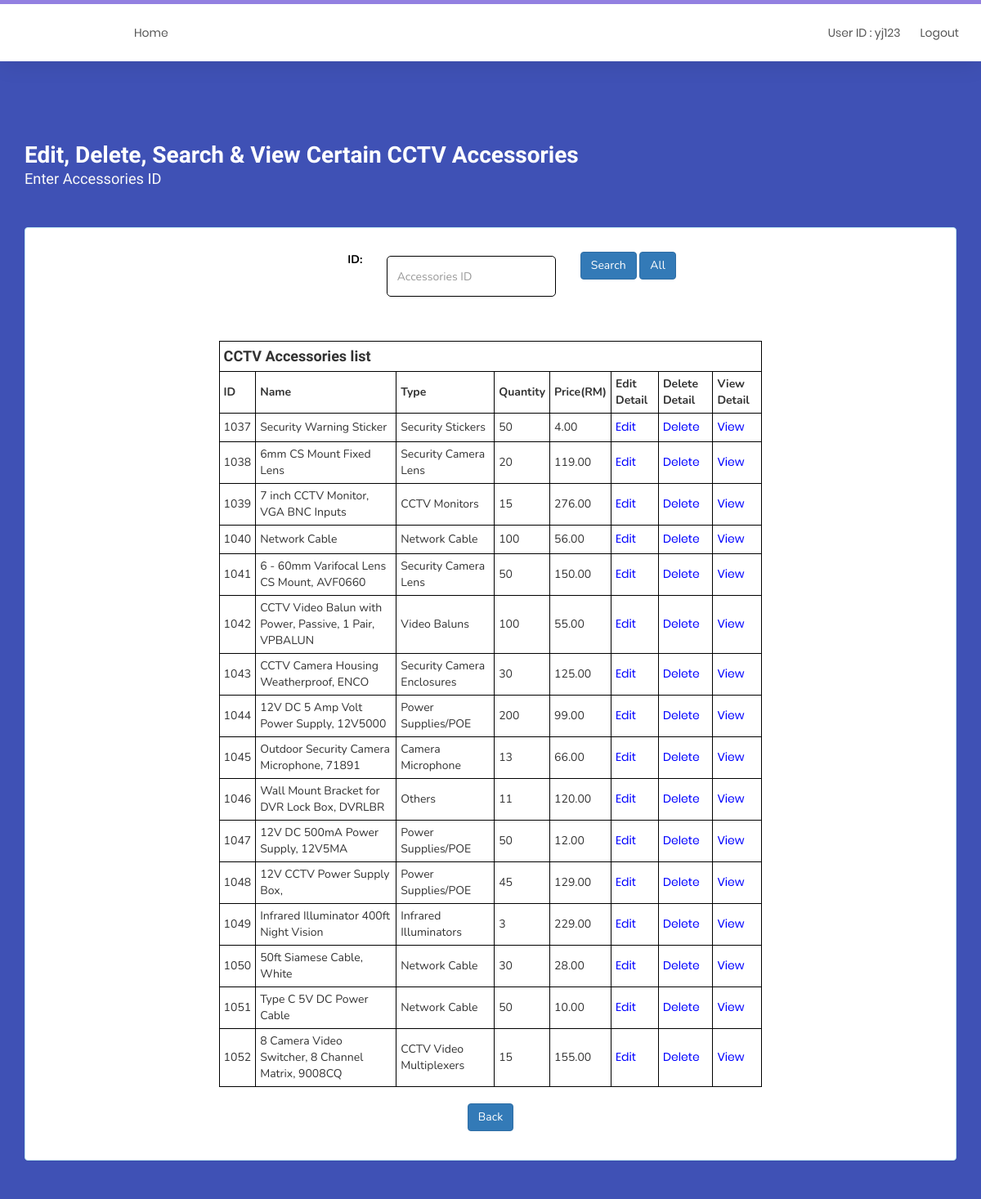
The app's page /searchProduct.php (signed in) with its own data.
### tables this page shows
CREATE TABLE `products` (
  `pid` int(10) NOT NULL COMMENT '1001,1',
  `productName` varchar(100) NOT NULL,
  `type` varchar(50) NOT NULL,
  `quantity` int(5) NOT NULL,
  `price` decimal(5,2) NOT NULL,
  `IMG` longblob NOT NULL
);

### searchProduct.php (the view, shortened to what this page needs)
<?php
	require_once 'header.php';
?>
<?php
if(isset($_POST['search']))
{
    $valueToSearch = $_POST['valueToSearch'];
    $query = "SELECT * FROM `products` WHERE pid = '$valueToSearch'";
    $search_result = filterTable($query);
}else if(isset($_POST['all']))
{
    $query = "SELECT * FROM `products`";
    $search_result = filterTable($query);
}
else {
    $query = "SELECT * FROM `products`";
    $search_result = filterTable($query);
}
function filterTable($query)
{
    $connect = mysqli_connect("localhost", "root", "", "web engineering");
    $filter_Result = mysqli_query($connect, $query);
    return $filter_Result;
}
?>
<!DOCTYPE html>
<html>
<head>
</head>
<body>
<body>
	<section id="product">
        <div class="container">
			<div class="section-title">
				<h2>Edit, Delete, Search & View Certain CCTV Accessories<small>Enter Accessories ID</small></h2>
			</div>
            <br>
			<div class="panel panel-info">
				<div class="panel-body">
					<div class="row">
						<div class="col-md-6 col-md-offset-4">
							<form class="form-horizontal" action="searchProduct.php" method="POST" id="product-form">
								<div class="form-group row">
								<label for="productName" class="col-sm-1 col-form-label">ID: </label>
									<div class="col-sm-5">
										<input type="text" class="form-control" name="valueToSearch" placeholder="Accessories ID">
									</div>
									<div class="col-sm-6">
										<button type="submit" name="search" class="btn btn-primary">Search</button>
										<button type="submit" name="all" class="btn btn-primary">All</button>
									</div>
								</div>
							</form>
						</div>
					</div>
					<div align="center">
					<br>
					<table align="center" style="width:60%">
					<tr>
						<th colspan="8"><h4>CCTV Accessories list</h4></th>
					</tr>
					<t>
						<th>ID</th>
						<th>Name</th>
						<th>Type</th>
						<th>Quantity</th>
						<th>Price(RM)</th>
						<th>Edit Detail</th>
						<th>Delete Detail</th>
						<th>View Detail</th>
					</t>
					<?php
						while($rows = mysqli_fetch_array($search_result)):
					?>
					<tr>
						<td><?php echo $rows['pid']; ?></td>
						<td><?php echo $rows['productName']; ?></td>
						<td><?php echo $rows['type']; ?></td>
						<td><?php echo $rows['quantity']; ?></td>
						<td><?php echo $rows['price']; ?></td>
						<td><a href="editProductDetail.php?AccessoriesID=<?php echo $rows['pid']; ?>">Edit</a></td>
						<td><a href="deleteProductDetail.php?AccessoriesID=<?php echo $rows['pid']; ?>">Delete</a></td>
						<td><a href="viewProductDetail.php?AccessoriesID=<?php echo $rows['pid']; ?>">View</a></td>
					</tr>
					<?php
						endwhile;
					?>
					</table>
					<br>
					<button class="btn btn-primary" onClick="window.location.href='homepage.php';">Back</button>
					<br><br>
					</div>
				</div>
			</div>
        </div>
    </section>
</body>
</html>

### header.php (shortened to what this page needs)
<!DOCTYPE html>
<html lang="en">
<head>
    <link rel="stylesheet" href="css/bootstrap.min.css">
    <link rel="stylesheet" href="css/font-awesome.min.css">
    <link rel="stylesheet" href="css/owl.carousel.css">
	<link rel="stylesheet" type="text/css" href="fonts/font-awesome-4.7.0/css/font-awesome.min.css">
	<link rel="stylesheet" type="text/css" href="vendor/animate/animate.css">
	<link rel="stylesheet" type="text/css" href="vendor/css-hamburgers/hamburgers.min.css">
	<link rel="stylesheet" type="text/css" href="vendor/select2/select2.min.css">
	<link rel="stylesheet" type="text/css" href="css/util.css">
	<link rel="stylesheet" type="text/css" href="css/main.css">
</head>
    <link rel="stylesheet" href="css/templatemo-style.css">
</head>
<body data-spy="scroll" data-target=".navbar-collapse" data-offset="50">
     <section class="navbar custom-navbar navbar-fixed-top" role="navigation">
          <div class="container">
               <div class="collapse navbar-collapse">
                    <ul class="nav navbar-nav navbar-nav-first">
                         <li><a href="homepage.php" class="smoothScroll">Home</a></li>
                    </ul>
                    <ul class="nav navbar-nav navbar-right">
                         <li><a > User ID : <?php print($_SESSION['userID']) ?></a></li>
						 <li><a href="logout.php"> Logout</a></li>
                    </ul>
               </div>
          </div>
     </section>
</body>

### css/main.css (style rules this page uses)
* { margin: 0px; padding: 0px; box-sizing: border-box; }
body, html { height: 100%; font-family: Poppins-Regular, sans-serif; }
a { font-family: Poppins-Regular; font-size: 14px; line-height: 1.7; color: #666666; margin: 0px; transition: all 0.4s; -webkit-transition: all 0.4s; -o-transition: all 0.4s; -moz-transition: all 0.4s; }
h1,h2,h3,h4,h5,h6 { margin: 0px; }
ul, li { margin: 0px; list-style-type: none; }
input { outline: none; border: none; }
button { outline: none !important; border: none; background: transparent; }

### css/templatemo-style.css (style rules this page uses)
body { background: #ffffff; font-family: 'Nunito', sans-serif; overflow-x: hidden; padding-top: 70px; }
h1,h2,h3,h4,h5,h6 { font-family: 'Muli', sans-serif; font-weight: bold; line-height: inherit; }
h2 { color: #353535; font-size: 2em; padding-bottom: 10px; }
html { -webkit-font-smoothing: antialiased; }
a { color: #252525; -webkit-transition: 0.5s; transition: 0.5s; text-decoration: none !important; }
a, input, button, .form-control { -webkit-transition: 0.5s; transition: 0.5s; }
.section-title { padding-bottom: 40px; }
.section-title h2 { margin: 0; }
.section-title small { display: block; }
section { position: relative; padding: 100px 0; }
.custom-navbar { background: #ffffff; border-top: 5px solid #9380E1; border-bottom: 0; -webkit-box-shadow: 0 1px 30px rgba(0, 0, 0, 0.1); -moz-box-shadow: 0 1px 30px rgba(0, 0, 0, 0.1); box-shadow: 0 1px 30px rgba(0, 0, 0, 0.1); padding: 12px 0; margin-bottom: 0; padding: 0; }
.custom-navbar .navbar-nav.navbar-nav-first { margin-left: 8em; }
.custom-navbar .navbar-nav.navbar-right li a { padding-right: 12px; padding-left: 12px; }
.custom-navbar .nav li a { line-height: 40px; color: #575757; padding-right: 22px; padding-left: 22px; }
#product { background: #3f51b5; }
#product h2 { color: #ffffff; }
#product label { color: #000000; }
#product a { color: blue; }
#product .section-title { padding-bottom: 20px; }
#product h2 > small, #product p { color: #f9f9f9; }
#product-form { padding: 1em 0; }
#product-form .form-control { border: 1px solid black; border-radius: 5px; box-shadow: none; margin: 5px 0; }
#product-form input { height: 50px; }

### searchProduct.php (style rules this page uses)
table, th, td { border: 1px solid black; padding: 5px; }
table { border-spacing: 50px; }

### records on screen
products: pid "1037", productName "Security Warning Sticker", type "Security Stickers", quantity "50", price "4.00"
products: pid "1038", productName "6mm CS Mount Fixed Lens", type "Security Camera Lens", quantity "20", price "119.00"
products: pid "1039", productName "7 inch CCTV Monitor, VGA BNC Inputs", type "CCTV Monitors", quantity "15", price "276.00"
products: pid "1040", productName "Network Cable", type "Network Cable", quantity "100", price "56.00"
products: pid "1041", productName "6 - 60mm Varifocal Lens CS Mount, AVF0660", type "Security Camera Lens", quantity "50", price "150.00"
products: pid "1042", productName "CCTV Video Balun with Power, Passive, 1 Pair, VPBALUN", type "Video Baluns", quantity "100", price "55.00"
products: pid "1043", productName "CCTV Camera Housing Weatherproof, ENCO", type "Security Camera Enclosures", quantity "30", price "125.00"
products: pid "1044", productName "12V DC 5 Amp Volt Power Supply, 12V5000", type "Power Supplies/POE", quantity "200", price "99.00"
products: pid "1045", productName "Outdoor Security Camera Microphone, 71891", type "Camera Microphone", quantity "13", price "66.00"
products: pid "1046", productName "Wall Mount Bracket for DVR Lock Box, DVRLBR", type "Others", quantity "11", price "120.00"
products: pid "1047", productName "12V DC 500mA Power Supply, 12V5MA", type "Power Supplies/POE", quantity "50", price "12.00"
products: pid "1048", productName "12V CCTV Power Supply Box,", type "Power Supplies/POE", quantity "45", price "129.00"
products: pid "1049", productName "Infrared Illuminator 400ft Night Vision", type "Infrared Illuminators", quantity "3", price "229.00"
products: pid "1050", productName "50ft Siamese Cable, White", type "Network Cable", quantity "30", price "28.00"
products: pid "1051", productName "Type C 5V DC Power Cable", type "Network Cable", quantity "50", price "10.00"
products: pid "1052", productName "8 Camera Video Switcher, 8 Channel Matrix, 9008CQ", type "CCTV Video Multiplexers", quantity "15", price "155.00"

### other values on screen
$_SESSION['userID'] "yj123"
